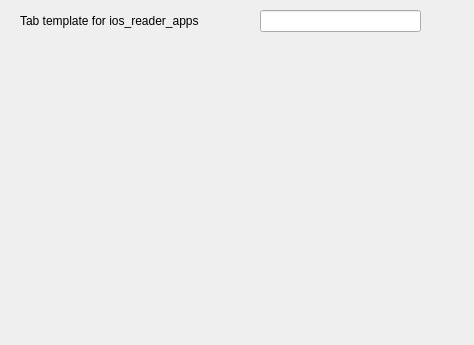
<?xml version="1.0" encoding="UTF-8"?>
<ui version="4.0">
 <class>Form</class>
 <widget class="QWidget" name="Form">
  <property name="geometry">
   <rect>
    <x>0</x>
    <y>0</y>
    <width>474</width>
    <height>345</height>
   </rect>
  </property>
  <property name="windowTitle">
   <string>Form</string>
  </property>
  <widget class="QLabel" name="label">
   <property name="geometry">
    <rect>
     <x>20</x>
     <y>12</y>
     <width>231</width>
     <height>17</height>
    </rect>
   </property>
   <property name="text">
    <string>Tab template for ios_reader_apps</string>
   </property>
  </widget>
  <widget class="QLineEdit" name="lineEdit">
   <property name="geometry">
    <rect>
     <x>260</x>
     <y>10</y>
     <width>161</width>
     <height>22</height>
    </rect>
   </property>
  </widget>
 </widget>
 <resources/>
 <connections/>
</ui>
